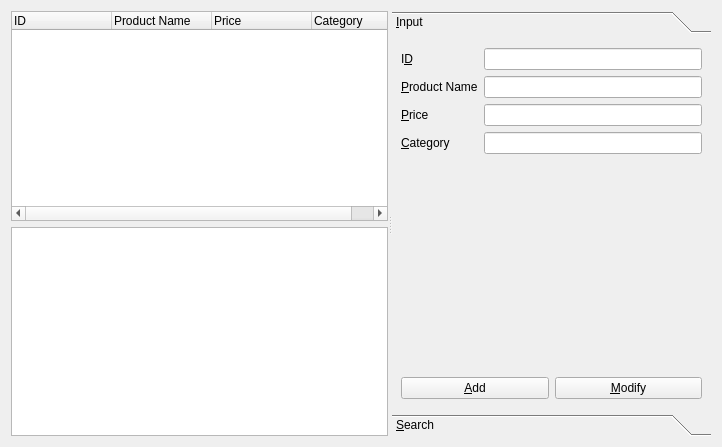
<?xml version="1.0" encoding="UTF-8"?>
<ui version="4.0">
 <class>ProductManagerForm</class>
 <widget class="QWidget" name="ProductManagerForm">
  <property name="geometry">
   <rect>
    <x>0</x>
    <y>0</y>
    <width>722</width>
    <height>447</height>
   </rect>
  </property>
  <property name="windowTitle">
   <string>Client Info</string>
  </property>
  <layout class="QVBoxLayout" name="verticalLayout_2">
   <item>
    <widget class="QSplitter" name="splitter">
     <property name="orientation">
      <enum>Qt::Horizontal</enum>
     </property>
     <widget class="QWidget" name="layoutWidget">
      <layout class="QVBoxLayout" name="listVerticalLayout">
       <item>
        <widget class="QTreeWidget" name="treeWidget">
         <property name="rootIsDecorated">
          <bool>false</bool>
         </property>
         <column>
          <property name="text">
           <string>ID</string>
          </property>
         </column>
         <column>
          <property name="text">
           <string>Product Name</string>
          </property>
         </column>
         <column>
          <property name="text">
           <string>Price</string>
          </property>
         </column>
         <column>
          <property name="text">
           <string>Category</string>
          </property>
         </column>
        </widget>
       </item>
       <item>
        <widget class="QTableView" name="tableView">
         <property name="selectionBehavior">
          <enum>QAbstractItemView::SelectRows</enum>
         </property>
         <attribute name="horizontalHeaderVisible">
          <bool>true</bool>
         </attribute>
        </widget>
       </item>
      </layout>
     </widget>
     <widget class="QToolBox" name="toolBox">
      <property name="currentIndex">
       <number>0</number>
      </property>
      <widget class="QWidget" name="inputPage">
       <property name="geometry">
        <rect>
         <x>0</x>
         <y>0</y>
         <width>289</width>
         <height>387</height>
        </rect>
       </property>
       <attribute name="label">
        <string>&amp;Input</string>
       </attribute>
       <layout class="QVBoxLayout" name="verticalLayout">
        <item>
         <layout class="QFormLayout" name="clientFormLayout">
          <item row="0" column="0">
           <widget class="QLabel" name="idLabel">
            <property name="text">
             <string>I&amp;D</string>
            </property>
            <property name="buddy">
             <cstring>idLineEdit</cstring>
            </property>
           </widget>
          </item>
          <item row="1" column="0">
           <widget class="QLabel" name="productnameLabel">
            <property name="text">
             <string>&amp;Product Name</string>
            </property>
            <property name="buddy">
             <cstring>productnameLineEdit</cstring>
            </property>
           </widget>
          </item>
          <item row="3" column="0">
           <widget class="QLabel" name="categoryLabel">
            <property name="text">
             <string>&amp;Category</string>
            </property>
            <property name="buddy">
             <cstring>categoryLineEdit</cstring>
            </property>
           </widget>
          </item>
          <item row="2" column="0">
           <widget class="QLabel" name="priceLabel">
            <property name="text">
             <string>&amp;Price</string>
            </property>
            <property name="buddy">
             <cstring>priceLineEdit</cstring>
            </property>
           </widget>
          </item>
          <item row="0" column="1">
           <widget class="QLineEdit" name="idLineEdit">
            <property name="readOnly">
             <bool>true</bool>
            </property>
           </widget>
          </item>
          <item row="1" column="1">
           <widget class="QLineEdit" name="productnameLineEdit"/>
          </item>
          <item row="2" column="1">
           <widget class="QLineEdit" name="priceLineEdit"/>
          </item>
          <item row="3" column="1">
           <widget class="QLineEdit" name="categoryLineEdit"/>
          </item>
         </layout>
        </item>
        <item>
         <spacer name="verticalSpacer">
          <property name="orientation">
           <enum>Qt::Vertical</enum>
          </property>
          <property name="sizeHint" stdset="0">
           <size>
            <width>20</width>
            <height>40</height>
           </size>
          </property>
         </spacer>
        </item>
        <item>
         <layout class="QHBoxLayout" name="addHorizontalLayout">
          <item>
           <widget class="QPushButton" name="addPushButton">
            <property name="text">
             <string>&amp;Add</string>
            </property>
           </widget>
          </item>
          <item>
           <widget class="QPushButton" name="modifyPushButton">
            <property name="text">
             <string>&amp;Modify</string>
            </property>
           </widget>
          </item>
         </layout>
        </item>
       </layout>
      </widget>
      <widget class="QWidget" name="searchPage">
       <property name="geometry">
        <rect>
         <x>0</x>
         <y>0</y>
         <width>289</width>
         <height>387</height>
        </rect>
       </property>
       <attribute name="label">
        <string>&amp;Search</string>
       </attribute>
       <layout class="QVBoxLayout" name="verticalLayout_3">
        <item>
         <widget class="QTreeWidget" name="searchTreeWidget">
          <property name="rootIsDecorated">
           <bool>false</bool>
          </property>
          <column>
           <property name="text">
            <string>ID</string>
           </property>
          </column>
          <column>
           <property name="text">
            <string>Product Name</string>
           </property>
          </column>
          <column>
           <property name="text">
            <string>Price</string>
           </property>
          </column>
          <column>
           <property name="text">
            <string>Category</string>
           </property>
          </column>
         </widget>
        </item>
        <item>
         <layout class="QHBoxLayout" name="horizontalLayout">
          <item>
           <widget class="QComboBox" name="searchComboBox">
            <item>
             <property name="text">
              <string>ID</string>
             </property>
            </item>
            <item>
             <property name="text">
              <string>Product Name</string>
             </property>
            </item>
            <item>
             <property name="text">
              <string>Price</string>
             </property>
            </item>
            <item>
             <property name="text">
              <string>Category</string>
             </property>
            </item>
           </widget>
          </item>
          <item>
           <widget class="QLineEdit" name="searchLineEdit"/>
          </item>
         </layout>
        </item>
        <item>
         <widget class="QPushButton" name="searchPushButton">
          <property name="text">
           <string>S&amp;earch</string>
          </property>
         </widget>
        </item>
       </layout>
      </widget>
     </widget>
    </widget>
   </item>
  </layout>
 </widget>
 <resources/>
 <connections/>
</ui>
